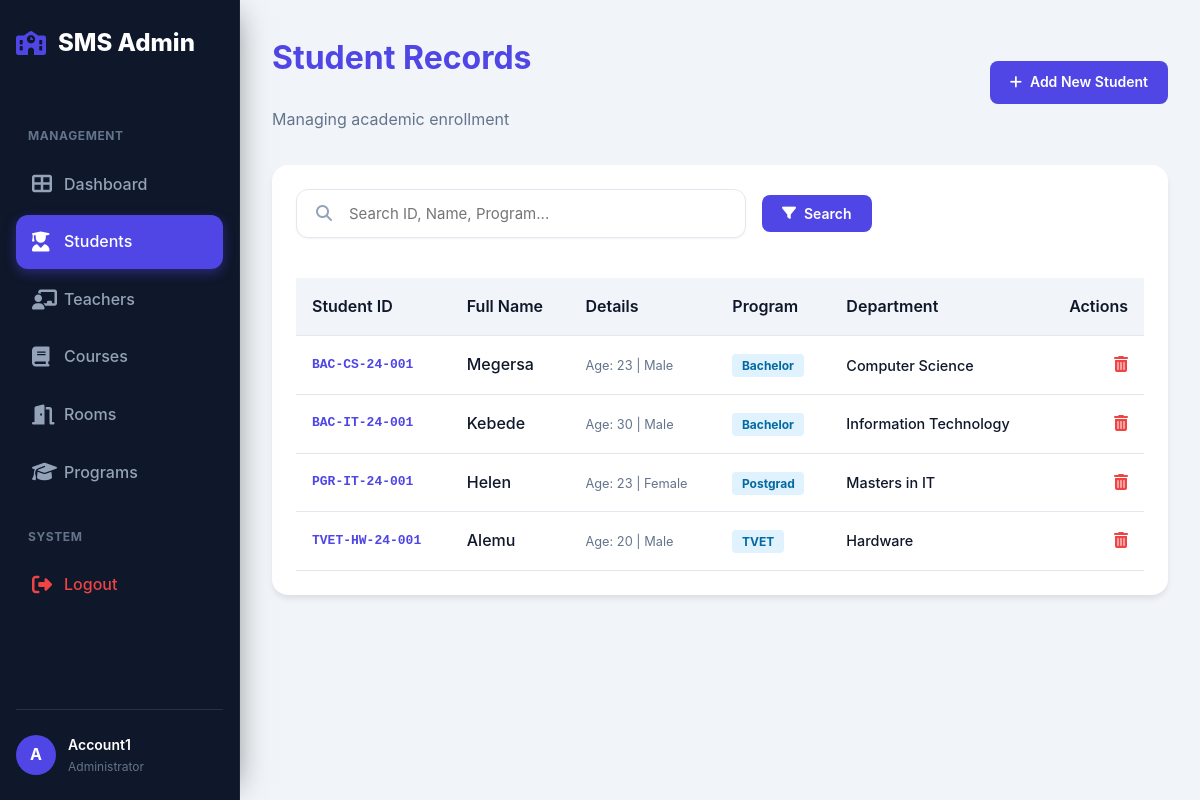
Page /Student/student.php (signed in) on the committed database.
### tables this page shows
CREATE TABLE IF NOT EXISTS Stud_table (
    Stud_ID VARCHAR(30) PRIMARY KEY,
    Stud_name VARCHAR(100) NOT NULL,
    Age INT,
    Sex CHAR(1),
    Program VARCHAR(50),
    Department VARCHAR(50)
);

### Student/student.php (the view, shortened to what this page needs)
<?php
require_once '../config/db.php';
$search = $_GET['search'] ?? '';
$query = "SELECT * FROM Stud_table";
if ($search) {
    $query .= " WHERE Stud_ID LIKE ? OR Stud_name LIKE ? OR Program LIKE ? OR Department LIKE ?";
    $stmt = $pdo->prepare($query);
    $stmt->execute(["%$search%", "%$search%", "%$search%", "%$search%"]);
} else {
    $stmt = $pdo->query($query);
}
$students = $stmt->fetchAll();
?>
<!DOCTYPE html>
<html lang="en">
<head>
    <link rel="stylesheet" href="../CSS/style.css">
</head>
<body>
    <?php include '../components/nav.php'; ?>
    <main>
        <div class="container">
            <div class="page-header">
                <div>
                    <h1>Student Records</h1>
                    <p style="color: #64748b;">Managing academic enrollment</p>
                </div>
                <a href="register_student.php" class="btn-primary">
                    <i class="fas fa-plus"></i> Add New Student
                </a>
            </div>
            <div class="table-container">
                <div style="margin-bottom: 2.5rem;">
                    <form method="GET" style="display: flex; gap: 1rem; align-items: center;">
                        <div class="search-wrapper">
                            <input type="text" name="search" class="search-input" placeholder="Search ID, Name, Program..." value="<?php echo htmlspecialchars($search); ?>">
                            <i class="fas fa-search"></i>
                        </div>
                        <button type="submit" class="btn-primary">
                            <i class="fas fa-filter"></i> Search
                        </button>
                    </form>
                </div>
                <table>
                    <thead>
                        <tr>
                            <th>Student ID</th>
                            <th>Full Name</th>
                            <th>Details</th>
                            <th>Program</th>
                            <th>Department</th>
                            <th style="text-align: right;">Actions</th>
                        </tr>
                    </thead>
                    <tbody>
                        <?php foreach ($students as $s): ?>
                            <tr>
                                <td style="font-weight: 600; color: var(--primary-color); font-family: monospace;"><?php echo htmlspecialchars($s['Stud_ID']); ?></td>
                                <td style="font-weight: 500;"><?php echo htmlspecialchars($s['Stud_name']); ?></td>
                                <td>
                                    <span style="font-size: 0.8rem; color: #64748b;">
                                        Age: <?php echo htmlspecialchars($s['Age']); ?> | <?php echo $s['Sex'] == 'M' ? 'Male' : 'Female'; ?>
                                    </span>
                                </td>
                                <td>
                                    <span style="padding: 0.25rem 0.6rem; border-radius: 4px; background: #e0f2fe; color: #0369a1; font-size: 0.75rem; font-weight: 700;">
                                        <?php echo htmlspecialchars($s['Program']); ?>
                                    </span>
                                </td>
                                <td style="font-size: 0.9rem; font-weight: 500;"><?php echo htmlspecialchars($s['Department']); ?></td>
                                <td style="text-align: right;">
                                    <a href="?delete=<?php echo urlencode($s['Stud_ID']); ?>" class="btn-delete" onclick="return confirm('Permanent delete student: <?php echo addslashes($s['Stud_name']); ?>?')" title="Delete">
                                        <i class="fas fa-trash-alt"></i>
                                    </a>
                                </td>
                            </tr>
                        <?php endforeach; ?>
                    </tbody>
                </table>
            </div>
        </div>
    </main>
</body>
</html>

### CSS/style.css (style rules this page uses)
:root { --primary-color: #4f46e5; --primary-hover: #4338ca; --bg-color: #f1f5f9; --card-bg: #ffffff; --text-color: #0f172a; --sidebar-bg: #0f172a; --sidebar-text: #f8fafc; --danger: #ef4444; --success: #10b981; --warning: #f59e0b; --border-color: #e2e8f0; --sidebar-width: 240px; --header-height: 60px; }
.btn-primary { display: inline-flex; align-items: center; gap: 0.5rem; padding: 0.625rem 1.25rem; background-color: var(--primary-color); color: #fff; text-decoration: none; border-radius: 0.5rem; font-weight: 600; font-size: 0.875rem; transition: all 0.2s; }
.page-header { display: flex; justify-content: space-between; align-items: center; margin-bottom: 2rem; }
* { margin: 0; padding: 0; box-sizing: border-box; font-family: 'Inter', 'Verdana', sans-serif; }
body { background-color: var(--bg-color); color: var(--text-color); line-height: 1.6; display: flex; min-height: 100vh; }
main { flex: 1; padding: 2rem; margin-left: var(--sidebar-width); min-height: 100vh; transition: margin-left 0.3s ease; }
.container { max-width: 1200px; margin: 0 auto; }
h1 { color: var(--primary-color); margin-bottom: 1.5rem; font-weight: 700; }
button { background-color: var(--primary-color); color: white; padding: 0.75rem 1.5rem; border: none; border-radius: 0.5rem; cursor: pointer; font-weight: 600; transition: background 0.3s; width: auto; }
.search-wrapper { position: relative; max-width: 450px; width: 100%; }
.search-wrapper i { position: absolute; left: 1.25rem; top: 50%; transform: translateY(-50%); color: #94a3b8; transition: color 0.2s; }
.search-input { width: 100%; padding: 0.875rem 1rem 0.875rem 3.25rem; background: #ffffff; border: 1px solid var(--border-color); border-radius: 0.75rem; font-size: 0.9375rem; color: var(--text-color); transition: all 0.2s cubic-bezier(0.4, 0, 0.2, 1); box-shadow: 0 1px 2px rgba(0, 0, 0, 0.05); }
.table-container { background: white; padding: 1.5rem; border-radius: 1rem; box-shadow: 0 4px 6px -1px rgba(0, 0, 0, 0.1); margin-top: 2rem; overflow-x: auto; -webkit-overflow-scrolling: touch; }
table { width: 100%; border-collapse: collapse; min-width: 500px; }
th, td { padding: 1rem; text-align: left; border-bottom: 1px solid #e2e8f0; }
th { background-color: #f1f5f9; font-weight: 600; }
.btn-delete { color: var(--danger); cursor: pointer; text-decoration: none; }

### rows in the picture
stud_table: Stud_ID "BAC-CS-24-001", Stud_name "Megersa", Age "23", Sex "Male", Program "Bachelor", Department "Computer Science"
stud_table: Stud_ID "BAC-IT-24-001", Stud_name "Kebede", Age "30", Sex "Male", Program "Bachelor", Department "Information Technology"
stud_table: Stud_ID "PGR-IT-24-001", Stud_name "Helen", Age "23", Sex "Female", Program "Postgrad", Department "Masters in IT"
stud_table: Stud_ID "TVET-HW-24-001", Stud_name "Alemu", Age "20", Sex "Male", Program "TVET", Department "Hardware"

### other values in the picture
$user_initial "A"
$_SESSION['user'] "Account1"
